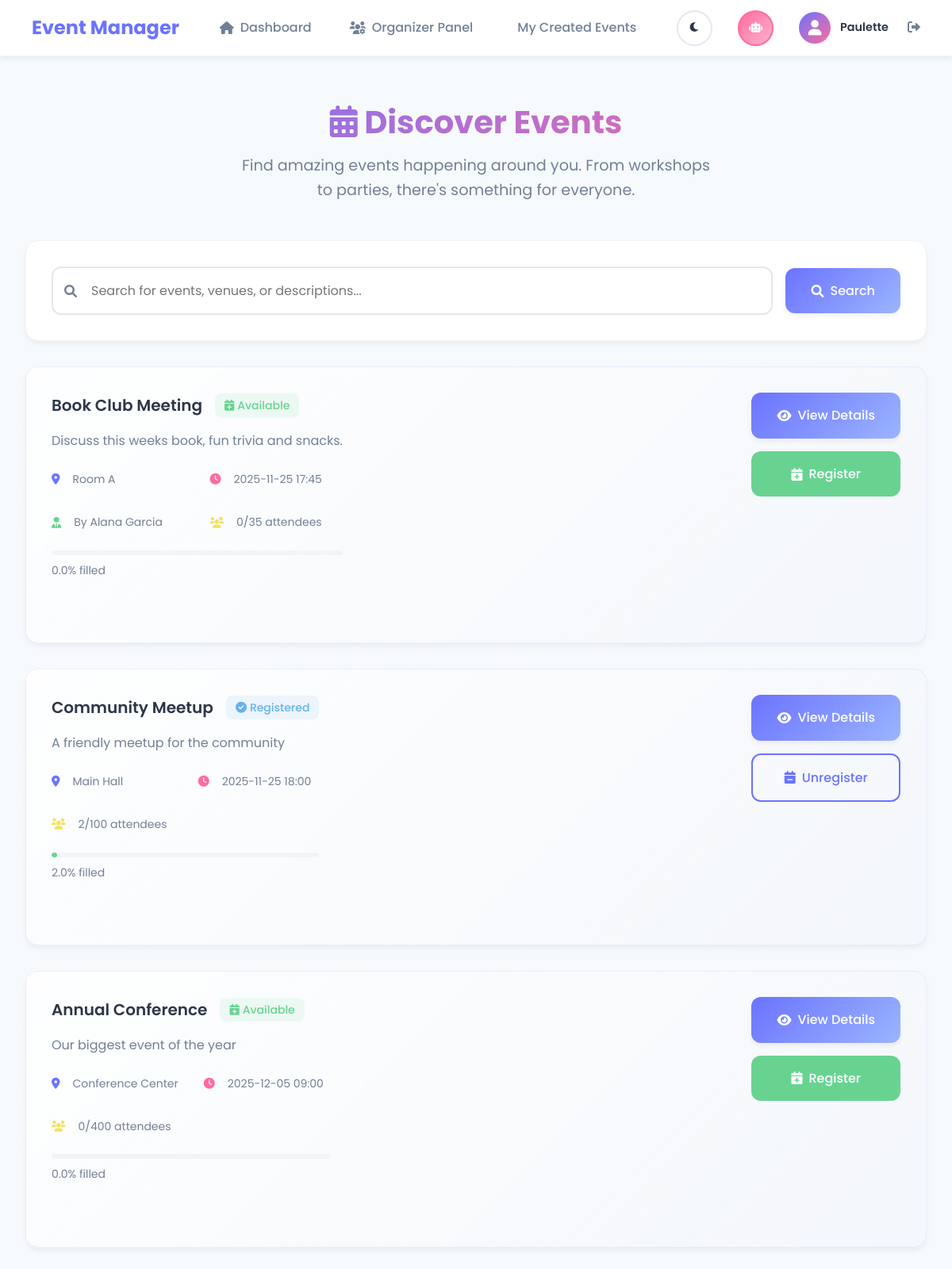
The app's page /events (signed in) with its own data.
### tables this page shows
CREATE TABLE users (
            id INTEGER PRIMARY KEY, name TEXT, email TEXT UNIQUE, role TEXT, password_hash TEXT
        );

CREATE TABLE schedules (
            id INTEGER PRIMARY KEY, event_id INTEGER, start TEXT, end TEXT
        );

CREATE TABLE events (
            id INTEGER PRIMARY KEY, title TEXT, description TEXT, venue_id INTEGER,
            organizer_id INTEGER, capacity INTEGER
        );

CREATE TABLE venues (
            id INTEGER PRIMARY KEY, name TEXT, address TEXT, capacity INTEGER
        );

### app.py (the view)
@app.route('/events')
@login_required
def events():
    search = request.args.get('search', '').strip()
    all_events = db.search_events(search) if search else db.get_events()
    events = [event for event in all_events if event['organizer_id'] != session['user_id']]
    for event in events:
        event['registered_count'] = len(db.get_event_attendees(event['id']))
        event['is_full'] = event['registered_count'] >= event['capacity']
        event['is_registered'] = any(reg['event_id'] == event['id']
                                   for reg in db.get_registrations_by_user(session['user_id']))
    return render_template('events.html', events=events, search=search)

### app.py (called while the page is built)
def login_required(f):
    from functools import wraps
    @wraps(f)
    def decorated_function(*args, **kwargs):
        if 'user_id' not in session:
            flash('Please log in to access this page', 'error')
            return redirect(url_for('login_page'))
        return f(*args, **kwargs)
    return decorated_function

### db.py (called while the page is built)
    def get_events(self):
        cur = self.conn.cursor()
        cur.execute('''
        SELECT e.id,e.title,e.description,e.capacity,e.organizer_id, v.name as venue_name, v.address as venue_address, s.start, s.end, u.name as organizer_name, u.email as organizer_email
        FROM events e
        LEFT JOIN venues v ON e.venue_id=v.id
        LEFT JOIN schedules s ON s.event_id=e.id
        LEFT JOIN users u ON e.organizer_id=u.id
        ORDER BY s.start IS NULL, s.start
        ''')
        rows = cur.fetchall()
        return [dict(r) for r in rows]

    def get_event_attendees(self, event_id):
        cur = self.conn.cursor()
        cur.execute('''
        SELECT u.id,u.name,u.email,u.role, r.created_at as registration_date
        FROM registrations r
        JOIN users u ON u.id=r.user_id
        WHERE r.event_id=?
        ORDER BY r.created_at
        ''', (event_id,))
        return [dict(r) for r in cur.fetchall()]

    def get_registrations_by_user(self, user_id):
        cur = self.conn.cursor()
        cur.execute('''
        SELECT r.event_id, e.title as event_title, e.description, e.capacity, s.start, s.end, v.name as venue_name, v.address as venue_address, u.name as organizer_name, u.email as organizer_email, r.created_at as registration_date
        FROM registrations r
        JOIN events e ON e.id=r.event_id
        LEFT JOIN schedules s ON s.event_id=e.id
        LEFT JOIN venues v ON v.id=e.venue_id
        LEFT JOIN users u ON u.id=e.organizer_id
        WHERE r.user_id=?
        ORDER BY s.start IS NULL, s.start
        ''', (user_id,))
        return [dict(r) for r in cur.fetchall()]

### templates/events.html (shortened to what this page needs)
{% extends "base.html" %}
{% block content %}
<div class="container">
    <div class="page-header">
        <h1 class="page-title">
            <i class="fas fa-calendar-days"></i>
            Discover Events
        </h1>
        <p class="page-subtitle">
            Find amazing events happening around you. From workshops to parties, there's something for everyone.
        </p>
    </div>
    <div class="card mb-4">
        <form method="GET" action="{{ url_for('events') }}" class="search-form">
            <div class="search-input-wrapper">
                <input type="text" name="search" class="form-input search-input" placeholder="Search for events, venues, or descriptions..." value="{{ search }}">
            </div>
            <div class="search-actions">
                <button type="submit" class="btn btn-primary">
                    <i class="fas fa-search"></i>
                    Search
                </button>
            </div>
        </form>
    </div>
    {% if events %}
    <div class="grid grid-cols-1 gap-4">
        {% for event in events %}
        <div class="card" style="background: linear-gradient(135deg, rgba(255, 255, 255, 0.8), rgba(107, 115, 255, 0.02)); border: 1px solid rgba(107, 115, 255, 0.1);">
            <div class="flex justify-between items-start mb-3">
                <div class="flex-1">
                    <div class="flex items-center gap-2 mb-2">
                        <h3 class="text-xl font-semibold text-primary">{{ event.title }}</h3>
                        {% if event.is_full %}
                            <span class="status-badge status-full">
                                <i class="fas fa-users"></i>
                                Full
                            </span>
                        {% elif event.is_registered %}
                            <span class="status-badge status-upcoming">
                                <i class="fas fa-check-circle"></i>
                                Registered
                            </span>
                        {% else %}
                            <span class="status-badge status-available">
                                <i class="fas fa-calendar-plus"></i>
                                Available
                            </span>
                        {% endif %}
                    </div>
                    {% if event.description %}
                    <p class="text-secondary mb-3">{{ event.description }}</p>
                    {% endif %}
                    <div class="grid grid-cols-2 gap-4 text-sm text-secondary mb-3">
                        {% if event.venue_name %}
                        <div class="flex items-center gap-2">
                            <i class="fas fa-map-marker-alt" style="color: var(--primary-color);"></i>
                            <span>{{ event.venue_name }}</span>
                        </div>
                        {% endif %}
                        {% if event.start %}
                        <div class="flex items-center gap-2">
                            <i class="fas fa-clock" style="color: var(--secondary-color);"></i>
                            <span>{{ event.start }}</span>
                        </div>
                        {% endif %}
                        {% if event.organizer_name %}
                        <div class="flex items-center gap-2">
                            <i class="fas fa-user-tie" style="color: var(--success-color);"></i>
                            <span>By {{ event.organizer_name }}</span>
                        </div>
                        {% endif %}
                        <div class="flex items-center gap-2">
                            <i class="fas fa-users" style="color: var(--warning-color);"></i>
                            <span>{{ event.registered_count }}/{{ event.capacity }} attendees</span>
                        </div>
                    </div>
                    {% if event.capacity %}
                    <div class="mb-3">
                        <div style="background: var(--border-light); border-radius: 10px; height: 6px; overflow: hidden;">
                            {% set percentage = (event.registered_count / event.capacity * 100)|round %}
                            <div style="
                                background: {% if percentage >= 100 %}var(--error-color){% elif percentage >= 80 %}var(--warning-color){% else %}var(--success-color){% endif %};
                                width: {{ percentage }}%;
                                height: 100%;
                                border-radius: 10px;
                                transition: width 0.3s ease;
                            "></div>
                        </div>
                        <p class="text-sm text-secondary mt-1">{{ percentage }}% filled</p>
                    </div>
                    {% endif %}
                </div>
                <div class="flex flex-col gap-2 ml-4">
                    <a href="{{ url_for('event_detail', event_id=event.id) }}" class="btn btn-primary">
                        <i class="fas fa-eye"></i>
                        View Details
                    </a>
                    {% if not event.is_registered and not event.is_full %}
                    <form method="POST" action="{{ url_for('register_event', event_id=event.id) }}" style="margin: 0;">
                        <button type="submit" class="btn btn-success w-full">
                            <i class="fas fa-calendar-plus"></i>
                            Register
                        </button>
                    </form>
                    {% elif event.is_registered %}
                    <form method="POST" action="{{ url_for('unregister_event', event_id=event.id) }}" style="margin: 0;">
                        <button type="submit" class="btn btn-outline w-full">
                            <i class="fas fa-calendar-minus"></i>
                            Unregister
                        </button>
                    </form>
                    {% endif %}
                </div>
            </div>
        </div>
        {% endfor %}
    </div>
    {% endif %}
</div>
{% endblock %}

### templates/base.html (shortened to what this page needs)
<!DOCTYPE html>
<html lang="en">
<head>
    <link rel="stylesheet" href="https://cdnjs.cloudflare.com/ajax/libs/font-awesome/6.0.0/css/all.min.css">
    <link rel="stylesheet" href="{{ url_for('static', filename='css/style.css') }}">
</head>
<body>
    {% if session.user_id %}
    <nav class="navbar">
        <div class="nav-container">
            <div class="nav-brand">
                {% if session.user_role == 'admin' %}
                    <a href="{{ url_for('admin_panel') }}" class="brand-link">Event Manager</a>
                {% else %}
                    <span>Event Manager</span>
                {% endif %}
            </div>
            <div class="nav-links">
                {% if session.user_role == 'admin' %}
                {% else %}
                    <a href="{{ url_for('dashboard') }}" class="nav-link {{ 'active' if request.endpoint == 'dashboard' }}">
                        <i class="fas fa-home"></i>
                        Dashboard
                    </a>
                    <a href="{{ url_for('organizer_panel') }}" class="nav-link {{ 'active' if request.endpoint == 'organizer_panel' }}">
                        <i class="fas fa-users-cog"></i>
                        Organizer Panel
                    </a>
                    <a href="{{ url_for('my_events') }}" class="nav-link {{ 'active' if request.endpoint == 'my_events' }}">
                        My Created Events
                    </a>
                {% endif %}
            </div>
            <div class="nav-user">
                <button class="theme-toggle" onclick="toggleTheme()" title="Toggle theme">
                    <i class="fas fa-moon" id="theme-icon"></i>
                </button>
                {% if session.user_id and session.user_role != 'admin' %}
                <button class="ai-toggle" onclick="toggleAI()" title="Event Assistant Chat">
                    <i class="fas fa-robot"></i>
                </button>
                {% endif %}
                <div class="user-info">
                    <div class="user-avatar">
                        <i class="fas fa-user"></i>
                    </div>
                    <div class="user-details">
                        <span class="user-name">{{ session.user_name }}</span>
                    </div>
                </div>
                <a href="{{ url_for('logout') }}" class="logout-btn" title="Logout">
                    <i class="fas fa-sign-out-alt"></i>
                </a>
            </div>
        </div>
    </nav>
    {% endif %}
    <main class="main-content {{ 'no-nav' if not session.user_id }}">
        {% block content %}{% endblock %}
    </main>
</body>
</html>

### templates/events.html (style rules this page uses)
.search-form { display: flex; gap: 1rem; align-items: center; flex-wrap: wrap; }
.search-input-wrapper { flex: 1; position: relative; min-width: 300px; }
.search-input { width: 100%; padding-left: 3rem !important; }
.search-actions { display: flex; gap: 0.5rem; flex-shrink: 0; }

### records on screen
users: user_name "Paulette"
schedules: title "Book Club Meeting", shows "Available", description "Discuss this weeks book, fun trivia and snacks.", venue_name "Room A", start "2025-11-25 17:45", organizer_name "Alana Garcia", registered_count "0", capacity "35", percentage "0.0"
schedules: title "Community Meetup", shows "Registered", description "A friendly meetup for the community", venue_name "Main Hall", start "2025-11-25 18:00", registered_count "2", capacity "100", percentage "2.0"
schedules: title "Annual Conference", shows "Available", description "Our biggest event of the year", venue_name "Conference Center", start "2025-12-05 09:00", registered_count "0", capacity "400", percentage "0.0"
